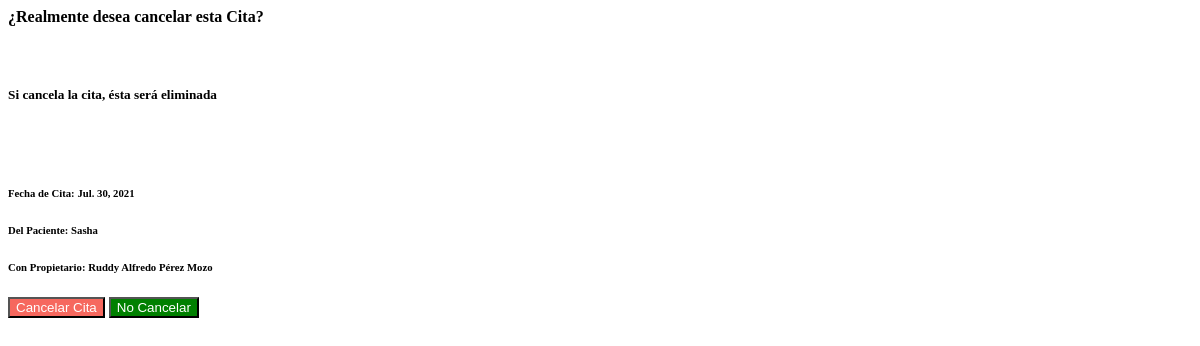
Before: /cancelarCita/7/ (signed in) with the older database file.
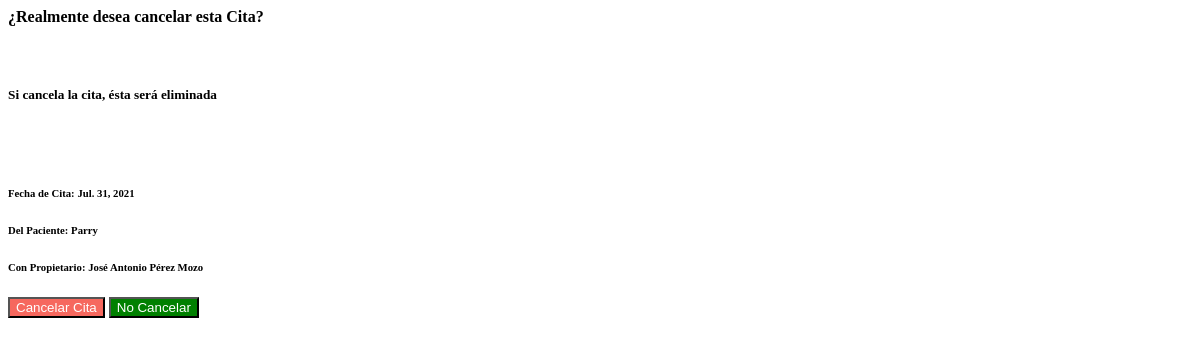
After: the same page with the newer database file.
### Veterinaria/models.py (models this page shows, shortened)
class Cita (models.Model):
    id = models.AutoField(primary_key = True)
    pacienteId = models.ForeignKey('Paciente', on_delete = models.PROTECT, null=True)
    clinica = models.ForeignKey('Clinica', on_delete = models.PROTECT)
    fechaCita = models.DateField(null=True, verbose_name="Fecha de Cita", validators=[fecha_mayor])# Fecha de la consulta
    horaCita = models.ForeignKey('Horario', null=True, on_delete=models.PROTECT, verbose_name="Hora de Cita")
    fechaCreacion = models.DateField(auto_now_add = True)# fecha de creación de la cita
    class Meta:
        unique_together =['fechaCita', 'horaCita']

class Paciente(models.Model):
    id = models.AutoField(primary_key=True)
    foto = models.ImageField(upload_to='fotos', null = True)
    nombrePac = models.CharField(max_length=50,help_text="", validators=[solo_Letras])
    SEXO = (('m','Macho'),('h', 'Hembra'))# Estructura para la selección del sexo del paciente
    sexo = models.CharField(max_length=10, choices=SEXO, blank=True, help_text='')
    especie = models.CharField(max_length=50, help_text="", validators=[solo_Letras])
    raza = models.CharField(max_length=50,help_text="", validators=[solo_Letras])
    color = models.CharField(max_length=50,help_text="", validators=[solo_Letras])
    fechaNacimPac = models.DateField(null=False, blank=True, validators=[validar_Fecha])
    observaciones = models.CharField(max_length=500, null = True, blank=True)
    fechaInscrip = models.DateField(auto_now_add = True)# fecha de inscripcion del paciente
    personaInscrip = models.CharField(max_length=70,help_text="", validators=[solo_Letras])
    activo = models.BooleanField(blank=True,  default=1)
    propietario = models.ForeignKey('Propietario', on_delete = models.SET_NULL, null=True)

class Propietario(models.Model):
    dui = models.CharField(max_length=10, help_text="########-#", primary_key=True,validators=[formato_Dui])
    nombre = models.CharField(max_length=100, validators=[solo_Letras])
    apellido = models.CharField(max_length=100, validators=[solo_Letras])
    fechaNacim = models.DateField(validators=[validar_Fecha])
    edad = models.IntegerField(help_text="Se calculará automaticamente",validators=[solo_Numeros])
    direccion = models.CharField(max_length=100,help_text="Calle, Colonia, Cantón ...")
    departamento = models.ForeignKey('Departamento', on_delete = models.SET_NULL, null=True)
    municipio = models.ForeignKey('Municipio', on_delete = models.SET_NULL, null=True)
    correo = models.CharField(max_length=50,help_text="")
    telefono = models.CharField(max_length=9,help_text="####-####",validators=[formato_Telefono])
    def __str__(self): #Para que retorne el nombre y no el Id
        return self.nombre + " " + self.apellido

### Veterinaria/views.py (the view)
# urls.py: path('cancelarCita/<int:pk>/', login_required(CancelarCita.as_view()), name = 'cancelar_cita'),
class CancelarCita(DeleteView):
    template_name = 'Plantillas/cancelarCita.html'
    model = Cita
    success_url = reverse_lazy('listado_citas')

### Veterinaria/templates/Plantillas/cancelarCita.html (shortened to what this page needs)
<div class="modal-dialog modal-lg-4">
	<div class="modal-content">
		<form action=" {% url 'cancelar_cita' object.pk %}" method="post">
             <div class="modal-body">
				<div class="mdl-dialog__content" allign ="center">
					<h4> ¿Realmente desea cancelar esta Cita? </h4>
					<br>
					<h5> Si cancela la cita, ésta será eliminada </h5>
					<br><br>
					<h6><B>Fecha de Cita:</B> {{object.fechaCita}} </h6>
					<h6><B>Del Paciente:</B> {{object.pacienteId.nombrePac}} </h6>
                    <h6><B>Con Propietario:</B> {{object.pacienteId.propietario}} </h6>
				</div>
			</div>
					<div class="modal-footer">
			                                <div class="col-lg-8 text-right">
					<button class="mdl-button mdl-js-button mdl-button--raised mdl-button--colored" style="background-color:#f6685e;color:white" type="submit">Cancelar Cita</button>
					<button class="mdl-button mdl-js-button mdl-button--raised mdl-button--colored" style="background-color:green;color:white" data-dismiss="modal">No Cancelar </button>
				</div>
			</div>
		</form>
	</div>
</div>

Changed rows visible on the page:
changed Cita: fechaCita "Jul. 30, 2021" → "Jul. 31, 2021"; pacienteId.nombrePac "Sasha" → "Parry"; pacienteId.propietario "Ruddy Alfredo Pérez Mozo" → "José Antonio Pérez Mozo"
